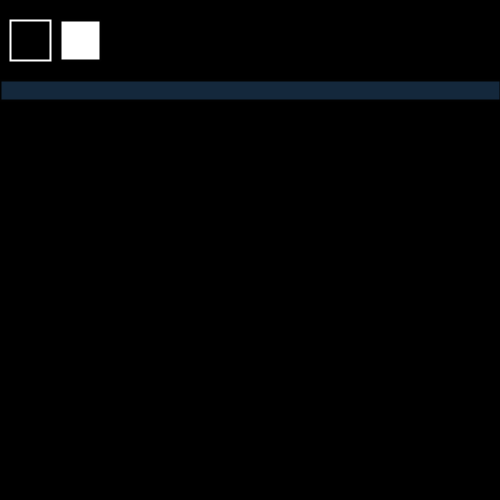
Frame 1 (no input)
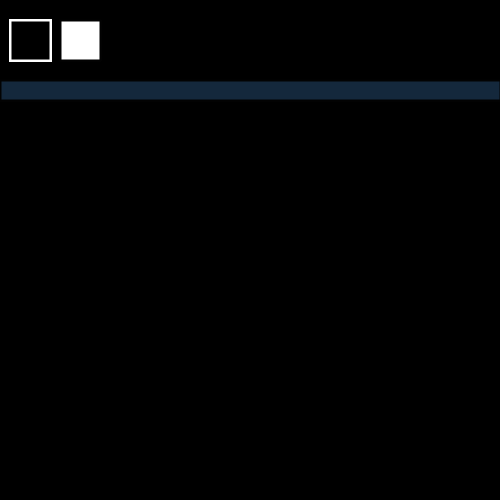
Frame 60 (the mouse pressed at the canvas centre just before this capture)
Frame 120 (the mouse held since frame 60 and released just before this capture): identical to frame 60, image omitted

The Processing sketch that drew these frames (run headless with seeded random() and noise(); from frame 60 on, the mouse is pressed at the canvas centre):

// Processing sketch: processing_43559
// ── processing_43559.pde

void setup() {
  smooth();
  size(500, 500);
  fill(0, 0, 0);
  rect(0, 0, width, height);
  noStroke();
}
int counter = 0;
 
void draw() {
 
  stroke(2);
  strokeWeight(2);
 
  //chalk
   fill (20, 40, 60);
  rect (0, 80, 500, 20);
  fill(255);
  rect(60, 20, 40, 40);
  fill(0);
  stroke(255);
  rect(10, 20, 40, 40);

  changeColor();
  strokeWeight(5);
  if (mousePressed && mouseButton==LEFT && mouseX> 40 && mouseY > 90) {
    line(mouseX, mouseY, pmouseX, pmouseY);
  }
}

void changeColor() {
  if (counter==1) {
    stroke(0);
  }
  else if (counter==2) {
    stroke(150, 150, 150);
  }
}
void changeSelector() {
}
 
void mouseClicked() {
  if (mouseX>10&& mouseX<50 && mouseY<40) {
    counter=1;
  }
  else if (mouseX>60 && mouseX<100 && mouseY<40) {
    counter=2;
  }
    }
